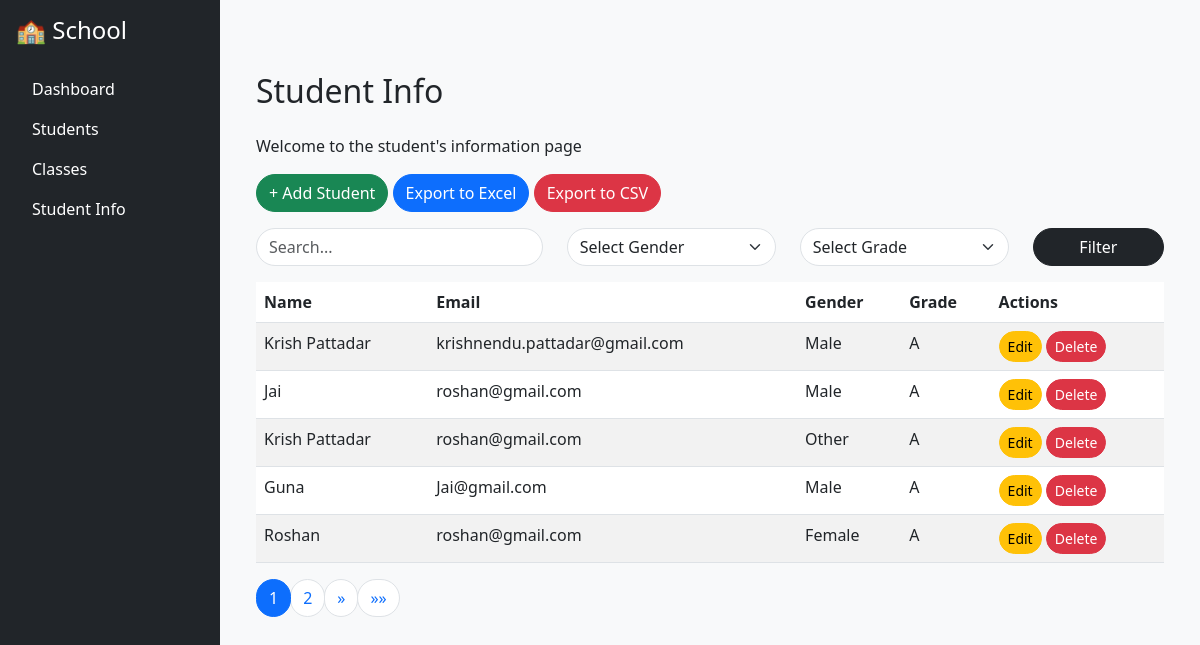
Page /students/ (signed in) on the committed database.
### studentapp/models.py (models this page shows)
class Student(models.Model):
    GENDER_CHOICES = [('M', 'Male'), ('F', 'Female'), ('O', 'Other')]
    name = models.CharField(max_length=100)
    date_of_birth = models.DateField()
    gender = models.CharField(max_length=1, choices=GENDER_CHOICES)
    grade = models.CharField(max_length=50)
    address = models.CharField(max_length=255)
    phone = models.CharField(max_length=15)
    email = models.EmailField()
    student_id = models.CharField(max_length=8, unique=True)
    image = models.ImageField(upload_to='student_images/', blank=True, null=True)
    def __str__(self):
        return self.name

### studentapp/views.py (the view)
# urls.py: path('students/', views.student_list, name='student_list'),
@login_required
def student_list(request):
    students = Student.objects.all()
    print(students)  # Debug: Print the queryset to verify data
    search_query = request.GET.get('search', '')
    if search_query:
        students = students.filter(
            Q(name__icontains=search_query) |
            Q(email__icontains=search_query) |
            Q(student_id__icontains=search_query)
        )
    gender_filter = request.GET.get('gender', '')
    if gender_filter:
        students = students.filter(gender=gender_filter)
    grade_filter = request.GET.get('grade', '')
    if grade_filter:
        students = students.filter(grade=grade_filter)
    paginator = Paginator(students, 5)  # Show 5 students per page
    page_number = request.GET.get('page')
    page_obj = paginator.get_page(page_number)
    return render(request, 'studentapp/student_list.html', {
        'page_obj': page_obj,
        'search_query': search_query,
        'gender_filter': gender_filter,
        'grade_filter': grade_filter,
    })

### studentapp/templates/studentapp/student_list.html (shortened to what this page needs)
{% extends 'studentapp/base.html' %}
{% block content %}
<div class="container mt-5">
    <h2 class="mb-4">Student Info</h2>
    <p>Welcome to the student's information page</p>
    <div class="mb-3">
        <a href="{% url 'register_student' %}" class="btn btn-success rounded-pill">+ Add Student</a>
        <a href="{% url 'export_excel' %}" class="btn btn-primary rounded-pill">Export to Excel</a>
        <a href="{% url 'export_students_csv' %}" class="btn btn-danger rounded-pill">Export to CSV</a>
    </div>
    <form method="get" class="mb-3">
        <div class="row">
            <div class="col-md-4">
                <input type="text" name="search" class="form-control rounded-pill" placeholder="Search..." value="{{ search_query }}">
            </div>
            <div class="col-md-3">
                <select name="gender" class="form-select rounded-pill">
                    <option value="">Select Gender</option>
                </select>
            </div>
            <div class="col-md-3">
                <select name="grade" class="form-select rounded-pill">
                    <option value="">Select Grade</option>
                </select>
            </div>
            <div class="col-md-2">
                <button type="submit" class="btn btn-dark w-100 rounded-pill">Filter</button>
            </div>
        </div>
    </form>
    {% if page_obj %}
        <table class="table table-striped table-hover">
            <thead>
                <tr>
                    <th>Name</th>
                    <th>Email</th>
                    <th>Gender</th>
                    <th>Grade</th>
                    <th>Actions</th>
                </tr>
            </thead>
            <tbody>
                {% for student in page_obj %}
                <tr>
                    <td>{{ student.name }}</td>
                    <td>{{ student.email }}</td>
                    <td>{{ student.get_gender_display }}</td>
                    <td>{{ student.grade }}</td>
                    <td>
                        <a href="{% url 'edit_student' student.id %}" class="btn btn-sm btn-warning rounded-pill">Edit</a>
                        <a href="{% url 'delete_student' student.id %}" class="btn btn-sm btn-danger rounded-pill" onclick="return confirm('Are you sure?');">Delete</a>
                    </td>
                </tr>
                {% endfor %}
            </tbody>
        </table>
        <nav aria-label="Page navigation">
            <ul class="pagination">
                {% for num in page_obj.paginator.page_range %}
                    {% if page_obj.number == num %}
                        <li class="page-item active"><span class="page-link rounded-pill">{{ num }}</span></li>
                    {% elif num > page_obj.number|add:'-3' and num < page_obj.number|add:'3' %}
                        <li class="page-item"><a class="page-link rounded-pill" href="?page={{ num }}">{{ num }}</a></li>
                    {% endif %}
                {% endfor %}
                {% if page_obj.has_next %}
                    <li class="page-item">
                        <a class="page-link rounded-pill" href="?page={{ page_obj.next_page_number }}" aria-label="Next">&raquo;</a>
                    </li>
                    <li class="page-item">
                        <a class="page-link rounded-pill" href="?page={{ page_obj.paginator.num_pages }}" aria-label="Last">&raquo;&raquo;</a>
                    </li>
                {% endif %}
            </ul>
        </nav>
    {% else %}
        <div class="alert alert-info">No students found.</div>
    {% endif %}
</div>
{% endblock %}

### studentapp/templates/studentapp/base.html (shortened to what this page needs)
{% load static %}
<!DOCTYPE html>
<html lang="en">
<head>
    <link href="{% static 'studentapp/css/styles.css' %}" rel="stylesheet">
    <link rel="stylesheet" href="{% static 'studentapp/css/styles.css' %}">
    <link href="https://cdn.jsdelivr.net/npm/bootstrap@5.3.0/dist/css/bootstrap.min.css" rel="stylesheet">
</head>
<body>
    <div class="d-flex">
        <div id="sidebar" class="bg-dark text-white p-3" style="width: 220px;">
            <h4><a href="{% url 'student_list' %}" class="text-white text-decoration-none">🏫 School</a></h4>
             <ul class="nav flex-column mt-4">
                <li class="nav-item"><a class="nav-link text-white" href="{% url 'student_list' %}">Dashboard</a></li>
                <li class="nav-item"><a class="nav-link text-white" href="{% url 'student_list' %}">Students</a></li>
                <li class="nav-item"><a class="nav-link text-white" href="#">Classes</a></li>
                <li class="nav-item"><a class="nav-link text-white" href="{% url 'student_list' %}">Student Info</a></li>
            </ul>
        </div>
        <div class="flex-fill p-4" style="background-color: #f8f9fa;">
            {% block content %}{% endblock %}
        </div>
    </div>
</body>
</html>

### studentapp/static/studentapp/css/styles.css (style rules this page uses)
body { font-family: 'Segoe UI', sans-serif; }
#sidebar { height: 100vh; min-height: 100vh; }

### rows in the picture
Student: name "Krish Pattadar", email "krishnendu.pattadar@gmail.com", gender "Male", grade "A"
Student: name "Jai", email "roshan@gmail.com", gender "Male", grade "A"
Student: name "Krish Pattadar", email "roshan@gmail.com", gender "Other", grade "A"
Student: name "Guna", email "Jai@gmail.com", gender "Male", grade "A"
Student: name "Roshan", email "roshan@gmail.com", gender "Female", grade "A"

### other values in the picture
{{ num }} "1"
{{ num }} "2"
